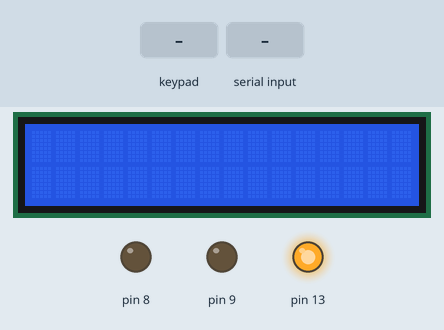
Recording of a sketch running on a simulated Arduino Uno, built with avr-gcc and run on an emulated ATmega328P. On the bench: 16×2 character LCD, output pins drawn as LEDs (lit = HIGH). Inputs (shaded band) come from the test bench. What the sketch prints to the serial monitor is not drawn.

Above: at 1.2 s.
1.3 s: keypad keys 1 2 3 4 # pressed 0.4 s apart
At 3.9 s:
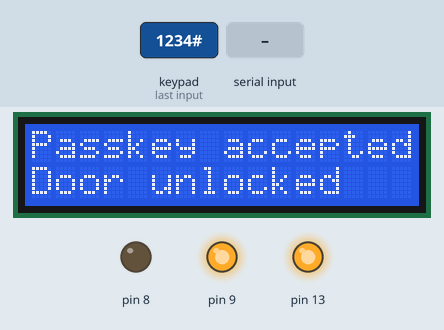
4.8 s: "#" received over the second serial link
At 5.5 s:
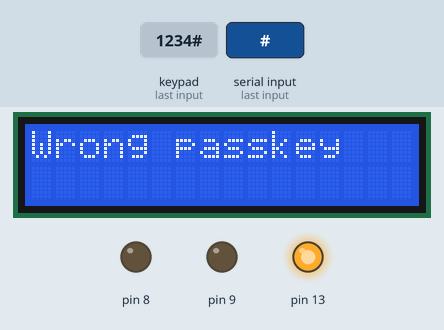
6.4 s: keypad keys 1 4 1 5 1 6 1 7 * pressed 0.4 s apart
At 10.2 s:
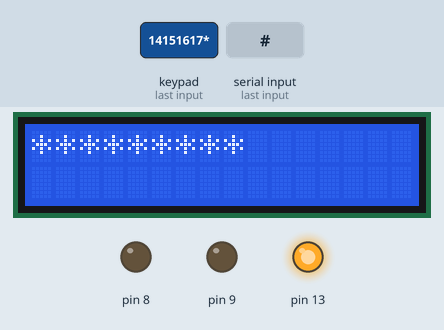
11.5 s: key '1' pressed
At 12.7 s:
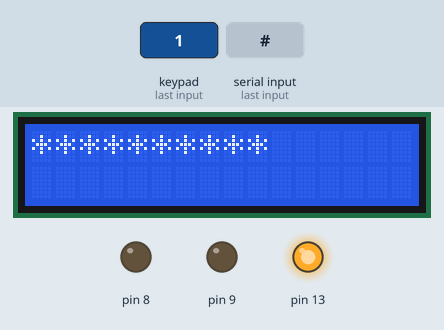
13.0 s: keypad keys 1 4 1 5 1 6 1 7 pressed 0.4 s apart
At 15.6 s:
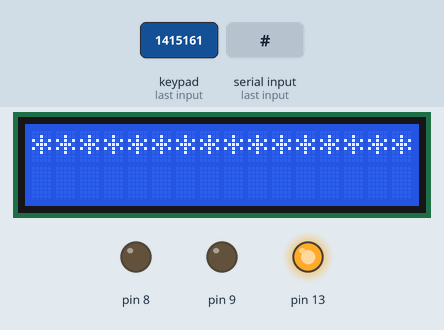
17.7 s: "1" received over the second serial link
At 18.5 s:
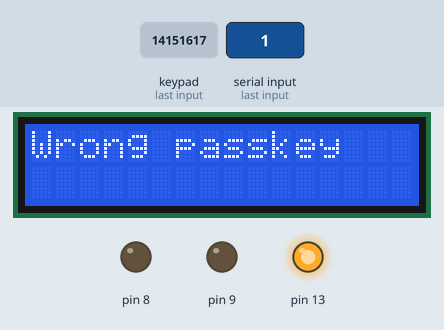
Timing chart, 0 to 20.2 s (numbered marks = the images above; inputs shaded):
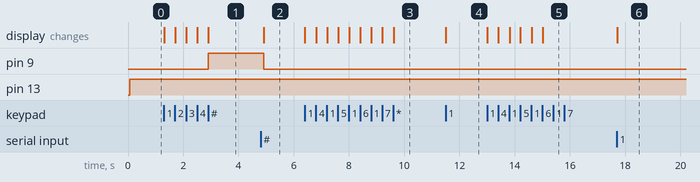

The sketch:

iot_smartlock.ino
```cpp
//Enable-A HIGH
//Connect VCC, GND
//A1,A2 connected to digital pins of Arduino, decide direction
//+-V connected to battery to power motor
//MA 1,2 connected to motor
#include<SoftwareSerial.h>
#include <LiquidCrystal.h>
#include <Keypad.h>
int count =0;
const byte ROWS = 4; // Four rows
const byte COLS = 4; // Three columns
// Define the Keymap
char keys[ROWS][COLS] = {
  {
    '1','2','3', 'A'  }
  ,
  {
    '4','5','6', 'B'  }
  ,
  {
    '7','8','9', 'C'  }
  ,
  {
    '*','0','#', 'D'  }
};
// Connect keypad ROW0, ROW1, ROW2 and ROW3 to these Arduino pins.
byte rowPins[ROWS] = {
  14, 15, 16, 17 };
// Connect keypad COL0, COL1 and COL2 to these Arduino pins.
byte colPins[COLS] = {
  18, 19, 7, 10 };
String passkey="";
// Create the Keypad
Keypad kpd = Keypad( makeKeymap(keys), rowPins, colPins, ROWS, COLS );
const String password="1234";
char junk;
String inputString="";
//SoftwareSerial mySerial(0,1);
SoftwareSerial buleSerial(6,1);
LiquidCrystal lcd(12, 11, 5, 4, 3, 2);
int read_count=0;
int j=0,k=0; // Variables to iterate in for loops
char data_temp, RFID_data[12];
char keypad[4][4]={
  '1','2','3','A','4','5','6','B','7','8','9','C','*','0','#','D'};
char Saved_Tags[1][12]={
  '4','5','0','0','4','1','1','6','6','9','7','B'};
boolean tag_check,tag_status,entry_control;
boolean flag=false;
boolean granted=false;
boolean interrupt = false;

void setup() {
  pinMode(A0,INPUT);
  pinMode(A1,INPUT);
  pinMode(A2,INPUT);
  pinMode(A3,INPUT);
  pinMode(A4,OUTPUT);
  pinMode(A5,OUTPUT);
  pinMode(7,OUTPUT);
  pinMode(10,OUTPUT);
  // put your setup code here, to run once:
  lcd.begin(16, 2);
  // mySerial.begin(9600);
  buleSerial.begin(9600);
  Serial.begin(9600);
  pinMode(8,OUTPUT);
  pinMode(9,OUTPUT);
  pinMode(13,OUTPUT);
  digitalWrite(13,LOW);
}

void loop() {
  digitalWrite(13,HIGH);
  char key = kpd.getKey();
  if(key == '#') ///Means *
  {
    //check pass
    if(passkey==password)
    {
      vGrantAccess();
    }
    else
    {
      lcd.clear();
      lcd.setCursor(0, 0);
      count =0;
      lcd.print("Wrong passkey");
      passkey = " ";
    }
    passkey = "";
  }
  else if(key!=NO_KEY)
  {
    passkey += key;
    count++;
    lcd.clear();
    for (int i=0; i<count; i++)
    {
      lcd.print('*');
    }
  }

  if(buleSerial.available()>0){
    while(buleSerial.available())
    {
      char inChar = (char)buleSerial.read(); //read the input
      inputString += inChar;        //make a string of the characters coming on serial
    }
    Serial.print(inputString);
    while (buleSerial.available() > 0)
    {
      junk = buleSerial.read() ;
    }    // clear the serial buffer
    Serial.println(inputString);
    if(inputString == password){         //in case of 'a' turn the LED on
      vGrantAccess();
    }
    else {   //incase of 'b' turn the LED off
      lcd.clear();
      lcd.setCursor(0, 0);
      lcd.print("Wrong passkey");
      count = 0;
      passkey = " ";
    }
    inputString = "";
  }//lcd.clear();
  RecieveData();
  CheckData();


  // put your main code here, to run repeatedly:
  if(entry_control==true)
  {
    AccessCheck();

    if(granted)
    {
      vGrantAccess();
    }
  }
  //  }
  //  else
  //  {
  //    lcd.clear();
  //    lcd.print("Test");
  //  }
}
void Stop()
{
  digitalWrite(8,LOW);
  digitalWrite(9,LOW);
}

void Lock()
{
  digitalWrite(8,HIGH);
  digitalWrite(9,LOW);
}
void Unlock()
{
  digitalWrite(8,LOW);
  digitalWrite(9,HIGH);
}
void RecieveData()
{
  if(Serial.available()>0)
  {
    data_temp=Serial.read();
    RFID_data[read_count]=data_temp;
    read_count++;
  }
}

void CheckData()
{
  if(read_count==12)
  {
    entry_control=true;
    for(k=0;k<1;k++)
    {
      for(j=0;j<12;j++)
      {
        if(Saved_Tags[k][j]==RFID_data[j])
        {
          tag_check=true;
        }
        else
        {
          tag_check=false;
          break;
        }
      }
      if(tag_check==true)
      {
        tag_status=true;
      }
    }
    read_count=0;
  }
}

void AccessCheck()
{
  if(entry_control==true)
  {
    if(tag_status==true)
    {
      lcd.clear();
      Serial.println("Access Granted");
      lcd.setCursor(0, 0);
      lcd.print("Access Granted");
      granted=true;
    }
    else
    {
      count = 0;
      passkey = " ";
      Serial.println("Access Denied");
      lcd.setCursor(0, 0);
      lcd.clear();
      lcd.print("Access Denied");
      granted=false;
    }
    entry_control=false;
    tag_status=false;
  }
}
void vGrantAccess()
{
  passkey = " ";
  count =0;
  flag=!flag;
  lcd.setCursor(0, 0);
  lcd.print("Passkey accepted");
  if(flag)
  {
    Unlock();
    Serial.println("Door unlocked");
    lcd.setCursor(0, 1);
    lcd.print("Door unlocked");
    delay(2000);
    Stop();
  }
  else
  {
    Lock();
    Serial.println("Door locked");
    lcd.setCursor(0, 1);
    lcd.print("Door locked");
    delay(2000);
    Stop();
  }
}
```

Measured:
- after the input at 1.3 s, pin 9: LOW → HIGH after 1.6 s; the display: first changes at once (image 1 shows a later state)
- after the input at 4.8 s, the display: changes after 0.12 s (image 2)
- after the input at 6.4 s, the display: first changes at once (image 3 shows a later state)
- after the input at 11.5 s, the display: changes at once (image 4)
- after the input at 13.0 s, the display: first changes at once (image 5 shows a later state)
- after the input at 17.7 s, the display: changes at once (image 6)
